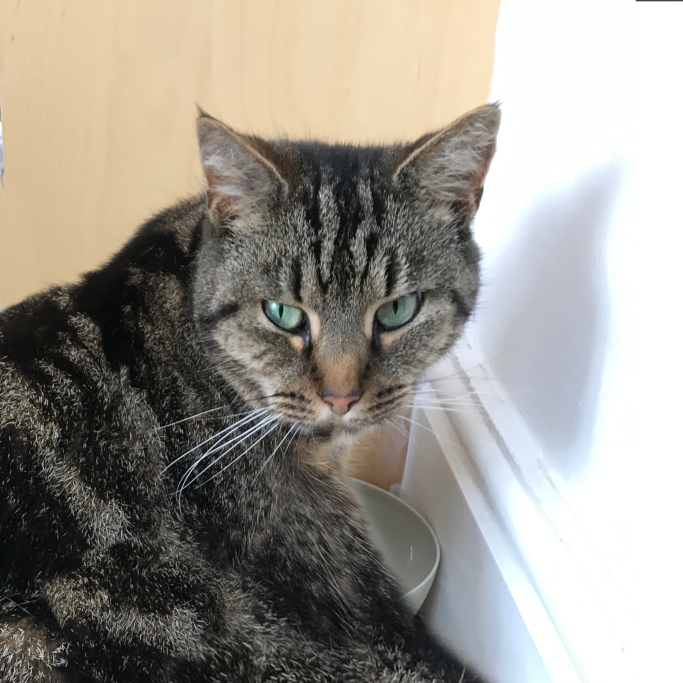
#> input picture images/task2-1-left.jpg, 2048 x 2048 px (shown at 1/3 size)
$ python task2_alpha_blending.py
#> lines starting #> are read from the running program, lines starting #| are printed output that depends on the picture
#> further down, im_left is the input picture: shape (2048, 2048, 3); mean R, G, B 154.1, 149.7, 141.9
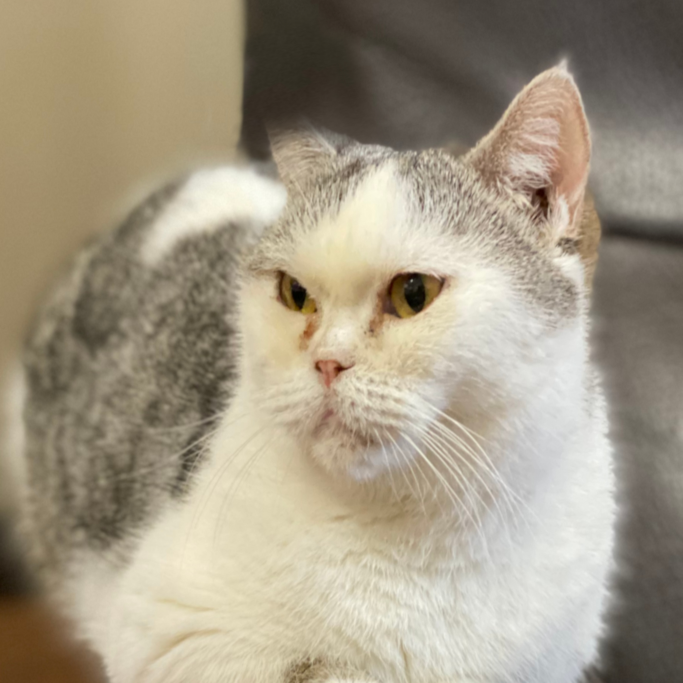
#> input picture images/task2-1-right.jpg, 2048 x 2048 px (shown at 1/3 size)
#> further down, im_right is the input picture: shape (2048, 2048, 3); mean R, G, B 163.6, 153.4, 133.5
#Task 2: Alpha blending

import os.path as path
import skimage.io as io

import numpy as np
import scipy as sp
from skimage import color
from skimage import util
from skimage.transform import pyramid_gaussian

import matplotlib.pyplot as plt

def hard_blending(im_left, im_right):
  """
  return an image that consist of the left-half of im_left
  and right-half of im_right
  """
  assert(im_right.shape == im_left.shape)
  h, w, c = im_right.shape
#> h = 2048; w = 2048; c = 3
  new_im = im_right.copy()
  new_im[:,:(w//2),:] = im_left[:,:(w//2),:]
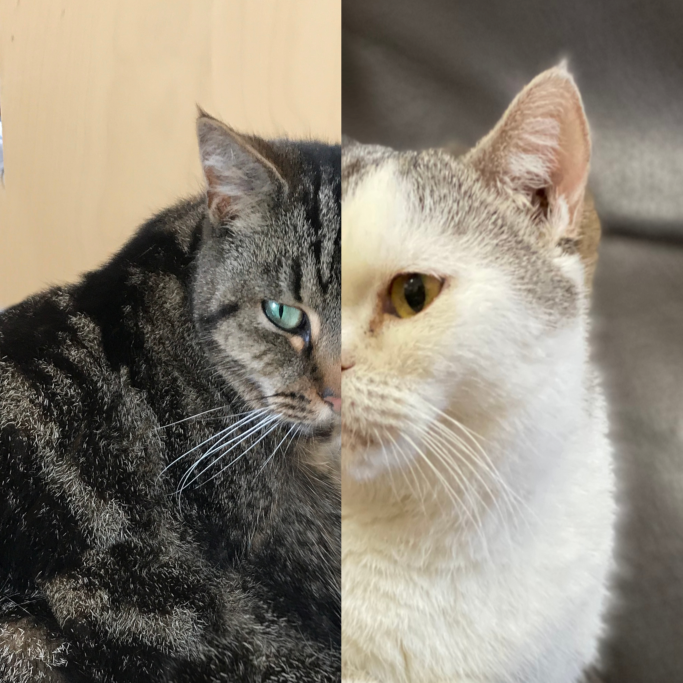
#> new_im: shape (2048, 2048, 3) float64 (shown at 1/3 size); mean R, G, B 0.543, 0.511, 0.459
  return new_im

def alpha_blending(im_left, im_right, window_size=0.5):
  """
  return a new image that smoothly combines im1 and im2
  im_left: np.array image of the dimensions: height x width x channels; values: 0-1
  im_right: np.array same dim as im_left
  window_size: what fraction of image width to use for the transition (0-1)
  """
#> called with window_size = 0.25
  # useful functions: np.linspace and np.concatenate
  assert(im_right.shape == im_left.shape)
  # TODO: Put your code below
  im_left = im_left.reshape(im_left.shape[0],im_left.shape[1],-1) # Add an extra dimension if grayscale
  im_right = im_right .reshape(im_right.shape[0],im_right.shape[1],-1) # Add an extra dimension if grayscale

  h, w, c = im_left.shape
#> h = 2048; w = 2048; c = 3
  #Alpha mask for left hand side image
  a1 = np.ones(int(0.5*w) - int(w*window_size*0.5))
#> a1 = 768 values from 1 to 1
  a2 = np.linspace(1, 0, int(w*window_size))
  a3 = np.zeros(w-a1.shape[0]-a2.shape[0])
#> a3 = 768 values from 0 to 0
  alpha = np.concatenate((a1, a2, a3), axis=None)
  alpha_mask = np.tile(alpha,(h,1))

  # [10 lines of commented-out code are left out]

  new_img = im_left.copy()

  for i in range(0,im_left.shape[2]):
      new_img[:,:,i] = alpha_mask*im_left[:,:,i] + (1-alpha_mask)*im_right[:,:,i]
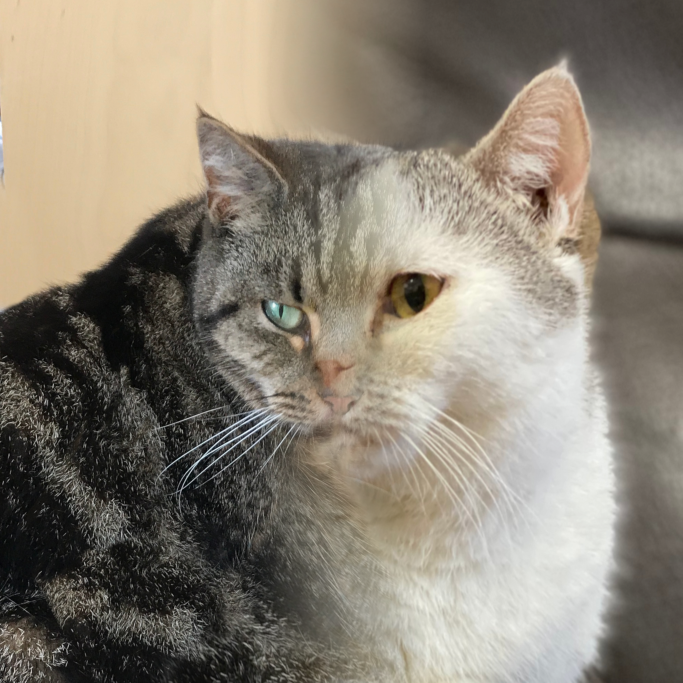
#> new_img: shape (2048, 2048, 3) float64 (shown at 1/3 size); mean of channels 0, 1, 2 0.543, 0.511, 0.459; drawn as R, G, B
  return new_img


if __name__ == "__main__":
  # TODO: Replace with your own images
  im_left = io.imread(path.join('images','task2-1-left.jpg'))
  # im_left = io.imread(path.join('images','task2-2-left.jpg'))
  im_left = util.img_as_float(im_left[:,:,:3])
  im_right = io.imread(path.join('images','task2-1-right.jpg'))
  # im_right = io.imread(path.join('images','task2-2-right.jpg'))
  im_right = util.img_as_float(im_right[:,:,:3])
  plt.figure(figsize=(20, 16))

  plt.subplot(221)
  plt.title('left image')
  plt.axis('off')
  plt.imshow(im_left)

  plt.subplot(222)
  plt.title('right image')
  plt.axis('off')
  plt.imshow(im_right)

  plt.subplot(223)
  plt.title('hard blending')
  plt.axis('off')
  plt.imshow(hard_blending(im_left, im_right))

  plt.subplot(224)
  plt.title('alpha blending')
  plt.axis('off')
  plt.imshow(alpha_blending(im_left, im_right, window_size=0.25))

  plt.savefig('./results/task2.png')
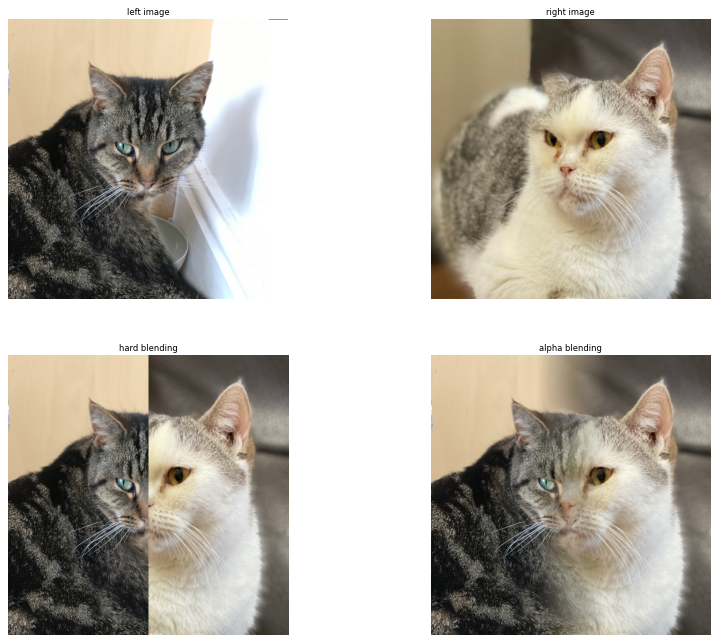
#> figure drawn by matplotlib, 4 panels

  plt.show()
